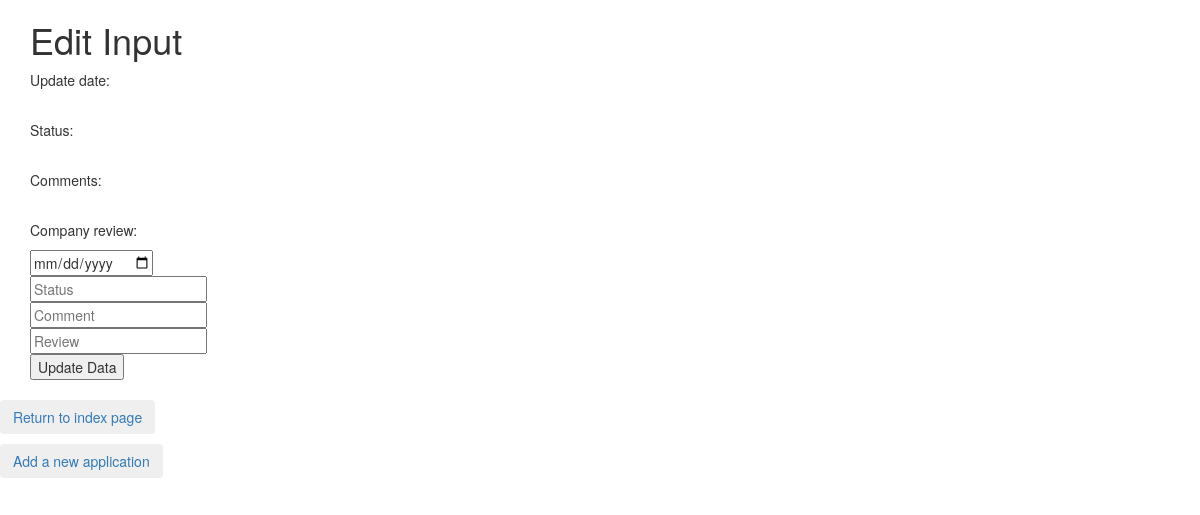
Page /edit?id=25 on the earlier database version.
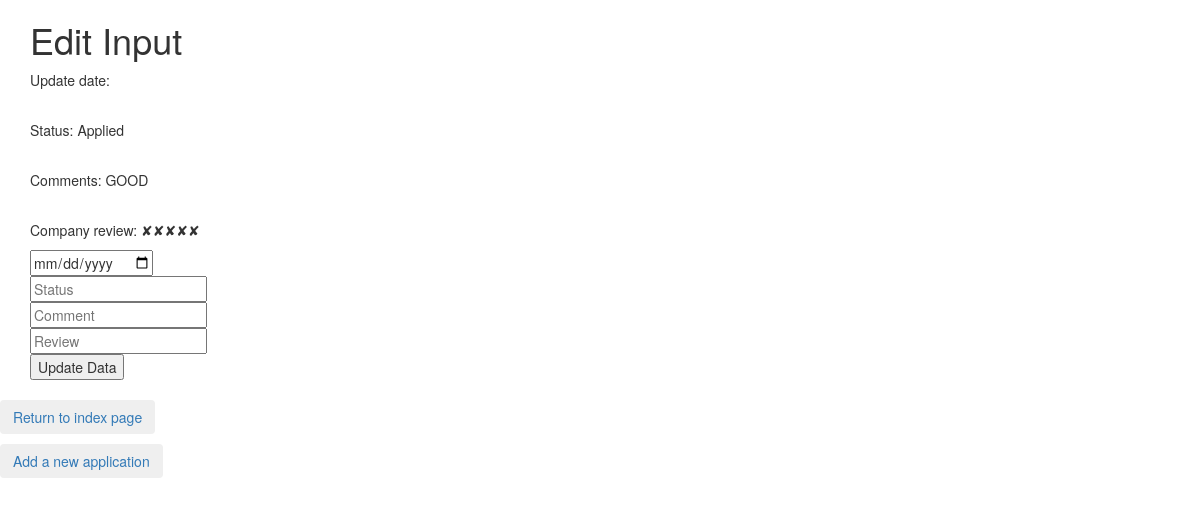
Same page on the later database version.
### main.py (models this page shows)
class Career(db.Model):
    id = db.Column(db.Integer, primary_key=True)
    title = db.Column(db.String(80), nullable=False)
    organization = db.Column(db.String(120), nullable=False)
    submit_date = db.Column(db.DateTime, nullable=False, default=datetime.utcnow)
    update_date = db.Column(db.DateTime, nullable=False)
    resume = db.Column(db.String(120), nullable=False)
    cover_letter = db.Column(db.String(120), nullable=False)
    company_review = db.Column(db.String(120), nullable=False)
    status = db.Column(db.String(120), nullable=False)
    comments = db.Column(db.String(120), nullable=False)
    def __repr__(self):
        return '<id %r>' % self.id

### main.py (the view, shortened to what this page needs)
@app.route("/edit", methods=['GET', 'POST'])
def edit():
    job_id = request.args.get('id')
    job_selected = Career.query.get(job_id)
    print(job_selected, job_id)
    return render_template("edit_data.html", name=job_selected)

### templates/edit_data.html (shortened to what this page needs)
{% extends 'bootstrap/base.html' %}
{% block content %}
<div class="container">
  <div class="row">
    <div class="col-sm-12">
      <h1>Edit Input</h1>
	  <form class="table table-striped table-dark" action="{{ url_for('edit') }}"  method="POST">
         <p >Update date: {{name.last_update_date}}</p><br>
          <p >Status: {{name.status}}</p><br>
          <p >Comments: {{name.comments}}</p><br>
          <p> Company review: {{name.company_review}}</p>
          <input type="date" name="last_update_date" placeholder="date"><br>
          <input type="text" name="status" placeholder="Status"><br>
          <input type="text" name="comments" placeholder="Comment"><br>
          <input type="text" name="company_review" placeholder="Review"><br>
          <button type="submit">Update Data</button>
      </form>
    </div>
    <div class="row">
         <div class="col">
                    <p>
                        <button class="btn btn">
                            <a href="/" >Return to index page</a>
                        </button>
                    </p>
         </div>
        <div class="col">
                   <p>
                       <button class="btn btn">
                           <a href="/add" >Add a new application</a>
                       </button>
                   </p>
        </div>
    </div>
  </div>
</div>
{% endblock %}

Differences in the rows shown:
added Career: status "Applied", comments "GOOD", company_review "✘✘✘✘✘"
